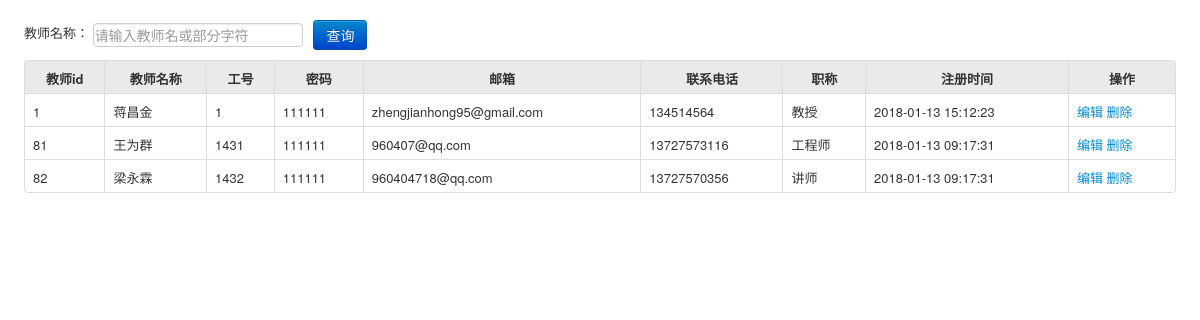
Page /php/admin/teacher_info_admin.php on the committed database.
### tables this page shows
CREATE TABLE IF NOT EXISTS `teacher_info` (
  `id` int(10) NOT NULL,
  `name` varchar(255) NOT NULL,
  `work_number` varchar(50) NOT NULL,
  `email` varchar(100) NOT NULL,
  `phone` varchar(50) DEFAULT NULL,
  `professional` varchar(50) DEFAULT NULL,
  `password` varchar(50) NOT NULL DEFAULT '111111',
  `created_at` datetime NOT NULL
);

### model/functions.php (called while the page is built, shortened)
<?php
function sel_teacher_info($pdo)
{
	$q = "select * from teacher_info";
	$res = $pdo -> query($q);
	return $res;
}

### php/admin/teacher_info_admin.php (the view, shortened to what this page needs)
<?php
require_once '../../model/functions.php';
require_once '../../mysql_connect.php';
?>
<!DOCTYPE html>
<html>
<head>
    <link rel="stylesheet" type="text/css" href="../../assets/css/bootstrap.css" />
    <link rel="stylesheet" type="text/css" href="../../assets/css/bootstrap-responsive.css" />
    <link rel="stylesheet" type="text/css" href="../../assets/css/style.css" />
</head>
<body>
<form class="form-inline definewidth m20" action="" method="post">
    教师名称：
    <input type="text" name="username" id="username" class="abc input-default" placeholder="请输入教师名或部分字符" value="">&nbsp;&nbsp;
    <button type="submit" class="btn btn-primary">查询</button>
</form>
<table class="table table-bordered table-hover definewidth m10">
    <thead>
    <tr>
        <th>教师id</th>
        <th>教师名称</th>
        <th>工号</th>
        <th>密码</th>
        <th>邮箱</th>
        <th>联系电话</th>
        <th>职称</th>
        <th>注册时间</th>
        <th>操作</th>
    </tr>
    </thead>
    <?php  if ($_SERVER['REQUEST_METHOD'] == 'POST') {
                    $username=$_POST['username'];
                    if(!empty($username)){
                        $user_search_res=teacher_search($pdo,$username);foreach($user_search_res as $row){?>
                        <tr>
           	<td><?php echo $row['id']; ?></td>
            <td><?php echo $row['name']; ?></td>
            <td><?php echo $row['work_number']; ?></td>
            <td><?php echo $row['password']; ?></td>
            <td><?php echo $row['email']; ?></td>
            <td><?php echo $row['phone']; ?></td>
            <td><?php echo $row['professional']; ?></td>
            <td><?php echo $row['created_at']; ?></td>
            <td>
                <a href="edit_teacher.php?user_id=<?php echo $row['id']; ?>">编辑</a>
                <a href="teacher_info_admin.php?action=del&user_id=<?php echo $row['id'];  ?>" >删除</a>
            </td>
        </tr>
         <?php } ?>
</table>
                   <?php }
                }else{
     ?>
     <?php  $res=sel_teacher_info($pdo); foreach($res as $row){ ?>
	     <tr>
            <td><?php echo $row['id']; ?></td>
            <td><?php echo $row['name']; ?></td>
            <td><?php echo $row['work_number']; ?></td>
            <td><?php echo $row['password']; ?></td>
            <td><?php echo $row['email']; ?></td>
            <td><?php echo $row['phone']; ?></td>
            <td><?php echo $row['professional']; ?></td>
            <td><?php echo $row['created_at']; ?></td>
            <td>
                <a href="edit_teacher.php?user_id=<?php echo $row['id']; ?>">编辑</a>
                <a href="teacher_info_admin.php?action=del&user_id=<?php echo $row['id'];  ?>" >删除</a>
            </td>
        </tr>
         <?php } ?>
</table>
<?php } ?>
</body>
</html>

### assets/css/style.css (style rules this page uses)
body { font-size: 13px; }
select, textarea, input[type="text"], input[type="password"], input[type="datetime"], input[type="datetime-local"], input[type="date"], input[type="month"], input[type="time"], input[type="week"], input[type="number"], input[type="email"], input[type="url"], input[type="search"], input[type="tel"], input[type="color"], .uneditable-input { padding: 1px; }
form { margin: 0 0 5px; }
.table td, .table th { padding-top: 8px; padding-bottom: 4px; line-height:20ppx; }
.table th { background-color:#eaeaea; }
.definewidth { width:96%; margin:auto; }
.m10 { margin-top:10px; }
.m20 { padding-top:20px; }

### php/admin/teacher_info_admin.php (style rules this page uses)
body { padding-bottom: 40px; }
.table thead tr th { text-align: center; }

### rows in the picture
teacher_info: id "1", name "蒋昌金", work_number "1", password "111111", email "zhengjianhong95@gmail.com", phone "134514564", professional "教授", created_at "2018-01-13 15:12:23"
teacher_info: id "81", name "王为群", work_number "1431", password "111111", email "960407@qq.com", phone "13727573116", professional "工程师", created_at "2018-01-13 09:17:31"
teacher_info: id "82", name "梁永霖", work_number "1432", password "111111", email "960404718@qq.com", phone "13727570356", professional "讲师", created_at "2018-01-13 09:17:31"
